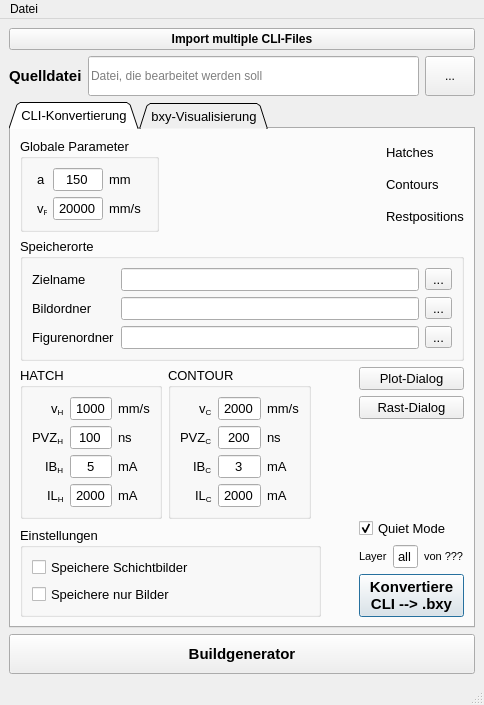
<?xml version="1.0" encoding="UTF-8"?>
<ui version="4.0">
 <class>MainWindow</class>
 <widget class="QMainWindow" name="MainWindow">
  <property name="geometry">
   <rect>
    <x>0</x>
    <y>0</y>
    <width>484</width>
    <height>690</height>
   </rect>
  </property>
  <property name="windowTitle">
   <string>Figurhandling</string>
  </property>
  <widget class="QWidget" name="centralwidget">
   <layout class="QVBoxLayout" name="verticalLayout">
    <item>
     <layout class="QVBoxLayout" name="full_window">
      <property name="topMargin">
       <number>0</number>
      </property>
      <property name="bottomMargin">
       <number>0</number>
      </property>
      <item>
       <widget class="QPushButton" name="but_multi_import">
        <property name="font">
         <font>
          <weight>75</weight>
          <bold>true</bold>
         </font>
        </property>
        <property name="toolTip">
         <string>Tool, um mehrere CLI-Dateien gleichzeitig zu konvertieren</string>
        </property>
        <property name="text">
         <string>Import multiple CLI-Files</string>
        </property>
        <property name="shortcut">
         <string>Ctrl+Shift+O</string>
        </property>
       </widget>
      </item>
      <item>
       <layout class="QHBoxLayout" name="horizontalLayout">
        <item>
         <widget class="QLabel" name="label">
          <property name="font">
           <font>
            <pointsize>11</pointsize>
            <weight>75</weight>
            <bold>true</bold>
           </font>
          </property>
          <property name="frameShape">
           <enum>QFrame::NoFrame</enum>
          </property>
          <property name="frameShadow">
           <enum>QFrame::Plain</enum>
          </property>
          <property name="midLineWidth">
           <number>0</number>
          </property>
          <property name="text">
           <string>Quelldatei</string>
          </property>
         </widget>
        </item>
        <item>
         <widget class="QLineEdit" name="txt_infile">
          <property name="minimumSize">
           <size>
            <width>175</width>
            <height>40</height>
           </size>
          </property>
          <property name="text">
           <string/>
          </property>
          <property name="frame">
           <bool>true</bool>
          </property>
          <property name="alignment">
           <set>Qt::AlignLeading|Qt::AlignLeft|Qt::AlignVCenter</set>
          </property>
          <property name="dragEnabled">
           <bool>true</bool>
          </property>
          <property name="placeholderText">
           <string>Datei, die bearbeitet werden soll</string>
          </property>
          <property name="clearButtonEnabled">
           <bool>false</bool>
          </property>
         </widget>
        </item>
        <item>
         <widget class="QToolButton" name="but_open">
          <property name="minimumSize">
           <size>
            <width>50</width>
            <height>40</height>
           </size>
          </property>
          <property name="text">
           <string>...</string>
          </property>
         </widget>
        </item>
       </layout>
      </item>
      <item>
       <widget class="QTabWidget" name="tabs">
        <property name="enabled">
         <bool>true</bool>
        </property>
        <property name="minimumSize">
         <size>
          <width>0</width>
          <height>0</height>
         </size>
        </property>
        <property name="maximumSize">
         <size>
          <width>782</width>
          <height>10000</height>
         </size>
        </property>
        <property name="font">
         <font>
          <pointsize>10</pointsize>
         </font>
        </property>
        <property name="tabPosition">
         <enum>QTabWidget::North</enum>
        </property>
        <property name="tabShape">
         <enum>QTabWidget::Triangular</enum>
        </property>
        <property name="currentIndex">
         <number>0</number>
        </property>
        <property name="elideMode">
         <enum>Qt::ElideNone</enum>
        </property>
        <property name="usesScrollButtons">
         <bool>true</bool>
        </property>
        <property name="documentMode">
         <bool>false</bool>
        </property>
        <property name="tabsClosable">
         <bool>false</bool>
        </property>
        <property name="movable">
         <bool>false</bool>
        </property>
        <property name="tabBarAutoHide">
         <bool>false</bool>
        </property>
        <widget class="QWidget" name="cli">
         <attribute name="title">
          <string>CLI-Konvertierung</string>
         </attribute>
         <layout class="QVBoxLayout" name="verticalLayout_3">
          <item>
           <layout class="QHBoxLayout" name="horizontalLayout_12">
            <property name="topMargin">
             <number>0</number>
            </property>
            <item>
             <widget class="QGroupBox" name="groupBox_5">
              <property name="minimumSize">
               <size>
                <width>0</width>
                <height>0</height>
               </size>
              </property>
              <property name="title">
               <string>Globale Parameter</string>
              </property>
              <layout class="QHBoxLayout" name="horizontalLayout_11">
               <item>
                <layout class="QGridLayout" name="gridLayout_15">
                 <item row="0" column="0">
                  <widget class="QLabel" name="label_8">
                   <property name="sizePolicy">
                    <sizepolicy hsizetype="Minimum" vsizetype="Preferred">
                     <horstretch>0</horstretch>
                     <verstretch>0</verstretch>
                    </sizepolicy>
                   </property>
                   <property name="maximumSize">
                    <size>
                     <width>10</width>
                     <height>16777215</height>
                    </size>
                   </property>
                   <property name="text">
                    <string>a</string>
                   </property>
                  </widget>
                 </item>
                 <item row="0" column="1">
                  <widget class="QLineEdit" name="txt_plate_size">
                   <property name="maximumSize">
                    <size>
                     <width>50</width>
                     <height>16777215</height>
                    </size>
                   </property>
                   <property name="toolTip">
                    <string>Größe der Bauplattform</string>
                   </property>
                   <property name="text">
                    <string>150</string>
                   </property>
                   <property name="alignment">
                    <set>Qt::AlignCenter</set>
                   </property>
                  </widget>
                 </item>
                 <item row="0" column="2">
                  <widget class="QLabel" name="label_9">
                   <property name="sizePolicy">
                    <sizepolicy hsizetype="Minimum" vsizetype="Preferred">
                     <horstretch>0</horstretch>
                     <verstretch>0</verstretch>
                    </sizepolicy>
                   </property>
                   <property name="maximumSize">
                    <size>
                     <width>30</width>
                     <height>16777215</height>
                    </size>
                   </property>
                   <property name="text">
                    <string>mm</string>
                   </property>
                  </widget>
                 </item>
                 <item row="1" column="0">
                  <widget class="QLabel" name="label_60">
                   <property name="sizePolicy">
                    <sizepolicy hsizetype="Minimum" vsizetype="Preferred">
                     <horstretch>0</horstretch>
                     <verstretch>0</verstretch>
                    </sizepolicy>
                   </property>
                   <property name="maximumSize">
                    <size>
                     <width>10</width>
                     <height>16777215</height>
                    </size>
                   </property>
                   <property name="text">
                    <string>&lt;html&gt;&lt;head/&gt;&lt;body&gt;&lt;p&gt;v&lt;span style=&quot; vertical-align:sub;&quot;&gt;R&lt;/span&gt;&lt;/p&gt;&lt;/body&gt;&lt;/html&gt;</string>
                   </property>
                  </widget>
                 </item>
                 <item row="1" column="1">
                  <widget class="QLineEdit" name="txt_v_rast">
                   <property name="maximumSize">
                    <size>
                     <width>50</width>
                     <height>16777215</height>
                    </size>
                   </property>
                   <property name="toolTip">
                    <string>Größe der Bauplattform</string>
                   </property>
                   <property name="text">
                    <string>20000</string>
                   </property>
                   <property name="alignment">
                    <set>Qt::AlignCenter</set>
                   </property>
                  </widget>
                 </item>
                 <item row="1" column="2">
                  <widget class="QLabel" name="label_61">
                   <property name="sizePolicy">
                    <sizepolicy hsizetype="Minimum" vsizetype="Preferred">
                     <horstretch>0</horstretch>
                     <verstretch>0</verstretch>
                    </sizepolicy>
                   </property>
                   <property name="maximumSize">
                    <size>
                     <width>50</width>
                     <height>16777215</height>
                    </size>
                   </property>
                   <property name="text">
                    <string>mm/s</string>
                   </property>
                  </widget>
                 </item>
                </layout>
               </item>
              </layout>
             </widget>
            </item>
            <item>
             <spacer name="horizontalSpacer_4">
              <property name="orientation">
               <enum>Qt::Horizontal</enum>
              </property>
              <property name="sizeHint" stdset="0">
               <size>
                <width>40</width>
                <height>20</height>
               </size>
              </property>
             </spacer>
            </item>
            <item>
             <spacer name="horizontalSpacer_3">
              <property name="orientation">
               <enum>Qt::Horizontal</enum>
              </property>
              <property name="sizeHint" stdset="0">
               <size>
                <width>40</width>
                <height>20</height>
               </size>
              </property>
             </spacer>
            </item>
            <item>
             <layout class="QGridLayout" name="gridLayout_6">
              <item row="0" column="1" alignment="Qt::AlignLeft">
               <widget class="QLabel" name="label_13">
                <property name="text">
                 <string>Hatches</string>
                </property>
               </widget>
              </item>
              <item row="1" column="1" alignment="Qt::AlignLeft">
               <widget class="QLabel" name="label_12">
                <property name="text">
                 <string>Contours</string>
                </property>
               </widget>
              </item>
              <item row="2" column="1" alignment="Qt::AlignLeft">
               <widget class="QLabel" name="label_10">
                <property name="text">
                 <string>Restpositions</string>
                </property>
               </widget>
              </item>
              <item row="2" column="0">
               <widget class="QPushButton" name="but_info_rest">
                <property name="text">
                 <string/>
                </property>
                <property name="icon">
                 <iconset>
                  <normalon>:/img/img/red_light.png</normalon>
                 </iconset>
                </property>
                <property name="autoDefault">
                 <bool>false</bool>
                </property>
                <property name="flat">
                 <bool>true</bool>
                </property>
               </widget>
              </item>
              <item row="1" column="0">
               <widget class="QPushButton" name="but_info_contours">
                <property name="text">
                 <string/>
                </property>
                <property name="icon">
                 <iconset>
                  <normalon>:/img/img/red_light.png</normalon>
                 </iconset>
                </property>
                <property name="autoDefault">
                 <bool>false</bool>
                </property>
                <property name="flat">
                 <bool>true</bool>
                </property>
               </widget>
              </item>
              <item row="0" column="0">
               <widget class="QPushButton" name="but_info_hatches">
                <property name="text">
                 <string/>
                </property>
                <property name="icon">
                 <iconset>
                  <normalon>:/img/img/red_light.png</normalon>
                 </iconset>
                </property>
                <property name="autoDefault">
                 <bool>false</bool>
                </property>
                <property name="flat">
                 <bool>true</bool>
                </property>
               </widget>
              </item>
             </layout>
            </item>
           </layout>
          </item>
          <item>
           <layout class="QGridLayout" name="gridLayout_2">
            <item row="0" column="0" colspan="3">
             <widget class="QGroupBox" name="groupBox_2">
              <property name="title">
               <string>Speicherorte</string>
              </property>
              <layout class="QHBoxLayout" name="horizontalLayout_5">
               <item>
                <layout class="QGridLayout" name="gridLayout_3">
                 <item row="1" column="1">
                  <widget class="QLineEdit" name="txt_save_plot_folder"/>
                 </item>
                 <item row="3" column="1">
                  <widget class="QLineEdit" name="txt_save_vec_folder"/>
                 </item>
                 <item row="1" column="0">
                  <widget class="QLabel" name="label_3">
                   <property name="text">
                    <string>Bildordner</string>
                   </property>
                  </widget>
                 </item>
                 <item row="3" column="0">
                  <widget class="QLabel" name="label_4">
                   <property name="text">
                    <string>Figurenordner</string>
                   </property>
                  </widget>
                 </item>
                 <item row="3" column="2">
                  <widget class="QToolButton" name="but_save_vec_folder">
                   <property name="text">
                    <string>...</string>
                   </property>
                  </widget>
                 </item>
                 <item row="1" column="2">
                  <widget class="QToolButton" name="but_save_plot_folder">
                   <property name="text">
                    <string>...</string>
                   </property>
                  </widget>
                 </item>
                 <item row="0" column="0">
                  <widget class="QLabel" name="label_5">
                   <property name="text">
                    <string>Zielname</string>
                   </property>
                  </widget>
                 </item>
                 <item row="0" column="1">
                  <widget class="QLineEdit" name="txt_outname"/>
                 </item>
                 <item row="0" column="2">
                  <widget class="QToolButton" name="but_outname">
                   <property name="text">
                    <string>...</string>
                   </property>
                  </widget>
                 </item>
                </layout>
               </item>
              </layout>
             </widget>
            </item>
            <item row="1" column="0">
             <layout class="QVBoxLayout" name="verticalLayout_2">
              <property name="sizeConstraint">
               <enum>QLayout::SetMaximumSize</enum>
              </property>
              <property name="rightMargin">
               <number>0</number>
              </property>
              <item>
               <layout class="QHBoxLayout" name="horizontalLayout_7">
                <property name="rightMargin">
                 <number>10</number>
                </property>
                <item>
                 <widget class="QGroupBox" name="gb_set_hatch">
                  <property name="title">
                   <string>HATCH</string>
                  </property>
                  <layout class="QVBoxLayout" name="verticalLayout_4">
                   <item>
                    <layout class="QGridLayout" name="gridLayout_5">
                     <item row="0" column="3">
                      <widget class="QLabel" name="label_7">
                       <property name="text">
                        <string>mm/s</string>
                       </property>
                      </widget>
                     </item>
                     <item row="0" column="2">
                      <widget class="QLineEdit" name="txt_v_hatch">
                       <property name="maximumSize">
                        <size>
                         <width>50</width>
                         <height>16777215</height>
                        </size>
                       </property>
                       <property name="toolTip">
                        <string>Geschwindigkeit des Strahls im Hatch</string>
                       </property>
                       <property name="text">
                        <string>1000</string>
                       </property>
                       <property name="alignment">
                        <set>Qt::AlignCenter</set>
                       </property>
                      </widget>
                     </item>
                     <item row="3" column="3">
                      <widget class="QLabel" name="label_11">
                       <property name="text">
                        <string>mA</string>
                       </property>
                      </widget>
                     </item>
                     <item row="2" column="3">
                      <widget class="QLabel" name="label_20">
                       <property name="text">
                        <string>mA</string>
                       </property>
                      </widget>
                     </item>
                     <item row="2" column="2">
                      <widget class="QLineEdit" name="txt_ib_hatch">
                       <property name="maximumSize">
                        <size>
                         <width>50</width>
                         <height>16777215</height>
                        </size>
                       </property>
                       <property name="toolTip">
                        <string>Strahlstrom für die Hatches</string>
                       </property>
                       <property name="text">
                        <string>5</string>
                       </property>
                       <property name="alignment">
                        <set>Qt::AlignCenter</set>
                       </property>
                      </widget>
                     </item>
                     <item row="0" column="0" alignment="Qt::AlignRight">
                      <widget class="QLabel" name="label_6">
                       <property name="text">
                        <string>&lt;html&gt;&lt;head/&gt;&lt;body&gt;&lt;p&gt;v&lt;span style=&quot; vertical-align:sub;&quot;&gt;H&lt;/span&gt;&lt;/p&gt;&lt;/body&gt;&lt;/html&gt;</string>
                       </property>
                      </widget>
                     </item>
                     <item row="3" column="2">
                      <widget class="QLineEdit" name="txt_il_hatch">
                       <property name="maximumSize">
                        <size>
                         <width>50</width>
                         <height>16777215</height>
                        </size>
                       </property>
                       <property name="toolTip">
                        <string>Linsenstrom für die Hatches</string>
                       </property>
                       <property name="text">
                        <string>2000</string>
                       </property>
                       <property name="alignment">
                        <set>Qt::AlignCenter</set>
                       </property>
                      </widget>
                     </item>
                     <item row="1" column="2">
                      <widget class="QLineEdit" name="txt_pvz_hatch">
                       <property name="maximumSize">
                        <size>
                         <width>50</width>
                         <height>16777215</height>
                        </size>
                       </property>
                       <property name="toolTip">
                        <string>Punktverzögerung des Strahls im Hatch</string>
                       </property>
                       <property name="text">
                        <string>100</string>
                       </property>
                       <property name="alignment">
                        <set>Qt::AlignCenter</set>
                       </property>
                      </widget>
                     </item>
                     <item row="1" column="0">
                      <widget class="QLabel" name="label_19">
                       <property name="text">
                        <string>&lt;html&gt;&lt;head/&gt;&lt;body&gt;&lt;p&gt;PVZ&lt;span style=&quot; vertical-align:sub;&quot;&gt;H&lt;/span&gt;&lt;/p&gt;&lt;/body&gt;&lt;/html&gt;</string>
                       </property>
                      </widget>
                     </item>
                     <item row="1" column="3">
                      <widget class="QLabel" name="label_26">
                       <property name="text">
                        <string>ns</string>
                       </property>
                      </widget>
                     </item>
                     <item row="2" column="0" alignment="Qt::AlignRight">
                      <widget class="QLabel" name="label_27">
                       <property name="text">
                        <string>&lt;html&gt;&lt;head/&gt;&lt;body&gt;&lt;p&gt;IB&lt;span style=&quot; vertical-align:sub;&quot;&gt;H&lt;/span&gt;&lt;/p&gt;&lt;/body&gt;&lt;/html&gt;</string>
                       </property>
                      </widget>
                     </item>
                     <item row="3" column="0" alignment="Qt::AlignRight">
                      <widget class="QLabel" name="label_28">
                       <property name="text">
                        <string>&lt;html&gt;&lt;head/&gt;&lt;body&gt;&lt;p&gt;IL&lt;span style=&quot; vertical-align:sub;&quot;&gt;H&lt;/span&gt;&lt;/p&gt;&lt;/body&gt;&lt;/html&gt;</string>
                       </property>
                      </widget>
                     </item>
                    </layout>
                   </item>
                  </layout>
                 </widget>
                </item>
                <item>
                 <widget class="QGroupBox" name="gb_set_hatch_2">
                  <property name="title">
                   <string>CONTOUR</string>
                  </property>
                  <layout class="QVBoxLayout" name="verticalLayout_6">
                   <item>
                    <layout class="QGridLayout" name="gridLayout_7">
                     <item row="0" column="2">
                      <widget class="QLineEdit" name="txt_v_contour">
                       <property name="maximumSize">
                        <size>
                         <width>50</width>
                         <height>16777215</height>
                        </size>
                       </property>
                       <property name="toolTip">
                        <string>Geschwindigkeit des Strahls in der Kontur</string>
                       </property>
                       <property name="text">
                        <string>2000</string>
                       </property>
                       <property name="alignment">
                        <set>Qt::AlignCenter</set>
                       </property>
                      </widget>
                     </item>
                     <item row="1" column="2">
                      <widget class="QLineEdit" name="txt_pvz_contour">
                       <property name="maximumSize">
                        <size>
                         <width>50</width>
                         <height>16777215</height>
                        </size>
                       </property>
                       <property name="toolTip">
                        <string>Punktverzögerung des Strahls auf der Kontur</string>
                       </property>
                       <property name="text">
                        <string>200</string>
                       </property>
                       <property name="alignment">
                        <set>Qt::AlignCenter</set>
                       </property>
                      </widget>
                     </item>
                     <item row="0" column="0" alignment="Qt::AlignRight">
                      <widget class="QLabel" name="label_17">
                       <property name="text">
                        <string>&lt;html&gt;&lt;head/&gt;&lt;body&gt;&lt;p&gt;v&lt;span style=&quot; vertical-align:sub;&quot;&gt;C&lt;/span&gt;&lt;/p&gt;&lt;/body&gt;&lt;/html&gt;</string>
                       </property>
                      </widget>
                     </item>
                     <item row="2" column="0" alignment="Qt::AlignRight">
                      <widget class="QLabel" name="label_29">
                       <property name="text">
                        <string>&lt;html&gt;&lt;head/&gt;&lt;body&gt;&lt;p&gt;IB&lt;span style=&quot; vertical-align:sub;&quot;&gt;C&lt;/span&gt;&lt;/p&gt;&lt;/body&gt;&lt;/html&gt;</string>
                       </property>
                      </widget>
                     </item>
                     <item row="2" column="2">
                      <widget class="QLineEdit" name="txt_ib_contour">
                       <property name="maximumSize">
                        <size>
                         <width>50</width>
                         <height>16777215</height>
                        </size>
                       </property>
                       <property name="toolTip">
                        <string>Strahlstrom für die Konturen</string>
                       </property>
                       <property name="text">
                        <string>3</string>
                       </property>
                       <property name="alignment">
                        <set>Qt::AlignCenter</set>
                       </property>
                      </widget>
                     </item>
                     <item row="3" column="2">
                      <widget class="QLineEdit" name="txt_il_contour">
                       <property name="maximumSize">
                        <size>
                         <width>50</width>
                         <height>16777215</height>
                        </size>
                       </property>
                       <property name="toolTip">
                        <string>Linsenstrom für die Konturen</string>
                       </property>
                       <property name="text">
                        <string>2000</string>
                       </property>
                       <property name="alignment">
                        <set>Qt::AlignCenter</set>
                       </property>
                      </widget>
                     </item>
                     <item row="1" column="0">
                      <widget class="QLabel" name="label_24">
                       <property name="text">
                        <string>&lt;html&gt;&lt;head/&gt;&lt;body&gt;&lt;p&gt;PVZ&lt;span style=&quot; vertical-align:sub;&quot;&gt;C&lt;/span&gt;&lt;/p&gt;&lt;/body&gt;&lt;/html&gt;</string>
                       </property>
                      </widget>
                     </item>
                     <item row="0" column="3">
                      <widget class="QLabel" name="label_16">
                       <property name="text">
                        <string>mm/s</string>
                       </property>
                      </widget>
                     </item>
                     <item row="2" column="3">
                      <widget class="QLabel" name="label_23">
                       <property name="text">
                        <string>mA</string>
                       </property>
                      </widget>
                     </item>
                     <item row="3" column="0" alignment="Qt::AlignRight">
                      <widget class="QLabel" name="label_30">
                       <property name="text">
                        <string>&lt;html&gt;&lt;head/&gt;&lt;body&gt;&lt;p&gt;IL&lt;span style=&quot; vertical-align:sub;&quot;&gt;C&lt;/span&gt;&lt;/p&gt;&lt;/body&gt;&lt;/html&gt;</string>
                       </property>
                      </widget>
                     </item>
                     <item row="1" column="3">
                      <widget class="QLabel" name="label_25">
                       <property name="text">
                        <string>ns</string>
                       </property>
                      </widget>
                     </item>
                     <item row="3" column="3">
                      <widget class="QLabel" name="label_37">
                       <property name="text">
                        <string>mA</string>
                       </property>
                      </widget>
                     </item>
                    </layout>
                   </item>
                  </layout>
                 </widget>
                </item>
               </layout>
              </item>
              <item>
               <spacer name="verticalSpacer_2">
                <property name="orientation">
                 <enum>Qt::Vertical</enum>
                </property>
                <property name="sizeHint" stdset="0">
                 <size>
                  <width>20</width>
                  <height>40</height>
                 </size>
                </property>
               </spacer>
              </item>
              <item>
               <widget class="QGroupBox" name="groupBox_3">
                <property name="title">
                 <string>Einstellungen</string>
                </property>
                <layout class="QHBoxLayout" name="horizontalLayout_6">
                 <item>
                  <layout class="QGridLayout" name="gridLayout_4">
                   <item row="0" column="0">
                    <widget class="QCheckBox" name="cb_save_figures">
                     <property name="toolTip">
                      <string>&lt;html&gt;&lt;head/&gt;&lt;body&gt;&lt;p&gt;Speichert Schichtbilder im gewählten Ausgabeverzeichnis&lt;br/&gt;&lt;br/&gt;bei mehr als 20 Schichten wird nur jeder n-te Layer geplottet, so dass etwa 20 Bilder entstehen.&lt;/p&gt;&lt;/body&gt;&lt;/html&gt;</string>
                     </property>
                     <property name="text">
                      <string>Speichere Schichtbilder</string>
                     </property>
                    </widget>
                   </item>
                   <item row="1" column="0">
                    <widget class="QCheckBox" name="cb_save_only_plot">
                     <property name="toolTip">
                      <string>Konvertiert Datei nicht, sondern plottet nur Bilder (sinnvoll, wenn schnell Bilder produziert werden sollen)</string>
                     </property>
                     <property name="text">
                      <string>Speichere nur Bilder</string>
                     </property>
                    </widget>
                   </item>
                  </layout>
                 </item>
                </layout>
               </widget>
              </item>
             </layout>
            </item>
            <item row="1" column="2">
             <layout class="QGridLayout" name="gridLayout">
              <item row="1" column="0">
               <widget class="QPushButton" name="but_rest_dialog">
                <property name="maximumSize">
                 <size>
                  <width>150</width>
                  <height>16777215</height>
                 </size>
                </property>
                <property name="toolTip">
                 <string>Öffnet den Dialog zum Hinzufügen von Rastpositionen zur Schicht</string>
                </property>
                <property name="text">
                 <string>Rast-Dialog</string>
                </property>
                <property name="shortcut">
                 <string>Ctrl+P</string>
                </property>
               </widget>
              </item>
              <item row="6" column="0">
               <widget class="QPushButton" name="but_convert_cli">
                <property name="maximumSize">
                 <size>
                  <width>150</width>
                  <height>16777215</height>
                 </size>
                </property>
                <property name="font">
                 <font>
                  <pointsize>11</pointsize>
                  <weight>75</weight>
                  <bold>true</bold>
                 </font>
                </property>
                <property name="toolTip">
                 <string>Schreibt die gewählten Layer der CLI-Datei in einen Ordner</string>
                </property>
                <property name="text">
                 <string>Konvertiere
CLI --&gt; .bxy</string>
                </property>
                <property name="autoDefault">
                 <bool>true</bool>
                </property>
                <property name="default">
                 <bool>true</bool>
                </property>
               </widget>
              </item>
              <item row="2" column="0">
               <spacer name="verticalSpacer">
                <property name="orientation">
                 <enum>Qt::Vertical</enum>
                </property>
                <property name="sizeHint" stdset="0">
                 <size>
                  <width>20</width>
                  <height>40</height>
                 </size>
                </property>
               </spacer>
              </item>
              <item row="0" column="0">
               <widget class="QPushButton" name="but_plot">
                <property name="maximumSize">
                 <size>
                  <width>150</width>
                  <height>16777215</height>
                 </size>
                </property>
                <property name="toolTip">
                 <string>Öffnet den PLotdialog zum PLotten der Schichten</string>
                </property>
                <property name="text">
                 <string>Plot-Dialog</string>
                </property>
                <property name="shortcut">
                 <string>Ctrl+P</string>
                </property>
               </widget>
              </item>
              <item row="4" column="0">
               <layout class="QHBoxLayout" name="horizontalLayout_4">
                <property name="sizeConstraint">
                 <enum>QLayout::SetMinimumSize</enum>
                </property>
                <item alignment="Qt::AlignRight">
                 <widget class="QLabel" name="label_2">
                  <property name="font">
                   <font>
                    <pointsize>8</pointsize>
                   </font>
                  </property>
                  <property name="text">
                   <string>Layer</string>
                  </property>
                 </widget>
                </item>
                <item>
                 <widget class="QLineEdit" name="txt_layer">
                  <property name="maximumSize">
                   <size>
                    <width>40</width>
                    <height>16777215</height>
                   </size>
                  </property>
                  <property name="toolTip">
                   <string>&lt;html&gt;&lt;head/&gt;&lt;body&gt;&lt;p&gt;&lt;span style=&quot; font-weight:600;&quot;&gt;Welcher Layer soll angezeigt/konvertiert werden?&lt;/span&gt;&lt;br/&gt;&lt;/p&gt;&lt;p&gt;Eingabemöglichkeiten:&lt;/p&gt;&lt;p&gt;&lt;span style=&quot; font-weight:600;&quot;&gt;x&lt;/span&gt; --&amp;gt; Layer x wird prozessiert &lt;br/&gt;&lt;br/&gt;&lt;span style=&quot; font-weight:600;&quot;&gt;x, y, z&lt;/span&gt; --&amp;gt; Layer x, y, z werden prozessiert&lt;br/&gt;&lt;br/&gt;&lt;span style=&quot; font-weight:600;&quot;&gt;all&lt;/span&gt; --&amp;gt; Alle Layer werden prozessiert&lt;/p&gt;&lt;p&gt;&lt;span style=&quot; font-weight:600;&quot;&gt;: x&lt;/span&gt; --&amp;gt; Alle Layer &lt;span style=&quot; font-weight:600;&quot;&gt;bis&lt;/span&gt; x werden prozessiert&lt;/p&gt;&lt;p&gt;&lt;span style=&quot; font-weight:600;&quot;&gt;x :&lt;/span&gt; --&amp;gt; Alle Layer &lt;span style=&quot; font-weight:600;&quot;&gt;ab&lt;/span&gt; x werden prozessiert&lt;/p&gt;&lt;/body&gt;&lt;/html&gt;</string>
                  </property>
                  <property name="text">
                   <string>all</string>
                  </property>
                  <property name="alignment">
                   <set>Qt::AlignCenter</set>
                  </property>
                 </widget>
                </item>
                <item>
                 <widget class="QLabel" name="txt_lab_layer">
                  <property name="font">
                   <font>
                    <pointsize>8</pointsize>
                   </font>
                  </property>
                  <property name="text">
                   <string>von ???</string>
                  </property>
                 </widget>
                </item>
               </layout>
              </item>
              <item row="3" column="0">
               <widget class="QCheckBox" name="cb_quiet">
                <property name="text">
                 <string>Quiet Mode</string>
                </property>
                <property name="checked">
                 <bool>true</bool>
                </property>
               </widget>
              </item>
             </layout>
            </item>
            <item row="1" column="1">
             <spacer name="horizontalSpacer">
              <property name="orientation">
               <enum>Qt::Horizontal</enum>
              </property>
              <property name="sizeHint" stdset="0">
               <size>
                <width>40</width>
                <height>20</height>
               </size>
              </property>
             </spacer>
            </item>
           </layout>
          </item>
         </layout>
        </widget>
        <widget class="QWidget" name="bxy">
         <attribute name="title">
          <string>bxy-Visualisierung</string>
         </attribute>
         <layout class="QHBoxLayout" name="horizontalLayout_3">
          <item>
           <layout class="QHBoxLayout" name="horizontalLayout_2">
            <item>
             <widget class="QPushButton" name="but_conv_bxy">
              <property name="font">
               <font>
                <pointsize>12</pointsize>
                <weight>75</weight>
                <bold>true</bold>
               </font>
              </property>
              <property name="text">
               <string>Zeige Strahllaufweg</string>
              </property>
             </widget>
            </item>
           </layout>
          </item>
         </layout>
        </widget>
       </widget>
      </item>
      <item>
       <widget class="QPushButton" name="but_buildgenerator">
        <property name="minimumSize">
         <size>
          <width>0</width>
          <height>40</height>
         </size>
        </property>
        <property name="font">
         <font>
          <pointsize>11</pointsize>
          <weight>75</weight>
          <bold>true</bold>
         </font>
        </property>
        <property name="toolTip">
         <string>Öffnet den Dialog, um Figuren für Baujob zu erstellen</string>
        </property>
        <property name="text">
         <string>Buildgenerator</string>
        </property>
        <property name="shortcut">
         <string>Ctrl+B</string>
        </property>
        <property name="autoDefault">
         <bool>true</bool>
        </property>
       </widget>
      </item>
     </layout>
    </item>
   </layout>
  </widget>
  <widget class="QMenuBar" name="menubar">
   <property name="geometry">
    <rect>
     <x>0</x>
     <y>0</y>
     <width>484</width>
     <height>21</height>
    </rect>
   </property>
   <widget class="QMenu" name="menuDatei">
    <property name="title">
     <string>Datei</string>
    </property>
    <addaction name="action_ffnen"/>
    <addaction name="separator"/>
    <addaction name="actionLade_Einstellungen"/>
    <addaction name="actionSpeichere_Einstellungen"/>
    <addaction name="separator"/>
    <addaction name="actionSchlie_en"/>
   </widget>
   <addaction name="menuDatei"/>
  </widget>
  <widget class="QStatusBar" name="statusbar"/>
  <action name="action_ffnen">
   <property name="text">
    <string>Öffnen</string>
   </property>
   <property name="shortcut">
    <string>Ctrl+O</string>
   </property>
  </action>
  <action name="actionSchlie_en">
   <property name="text">
    <string>Schließen</string>
   </property>
   <property name="shortcut">
    <string>Ctrl+Q</string>
   </property>
  </action>
  <action name="actionLade_Einstellungen">
   <property name="text">
    <string>Lade Einstellungen</string>
   </property>
   <property name="shortcut">
    <string>Ctrl+L</string>
   </property>
  </action>
  <action name="actionSpeichere_Einstellungen">
   <property name="text">
    <string>Speichere Einstellungen</string>
   </property>
   <property name="shortcut">
    <string>Ctrl+S</string>
   </property>
  </action>
 </widget>
 <tabstops>
  <tabstop>txt_infile</tabstop>
  <tabstop>but_open</tabstop>
  <tabstop>tabs</tabstop>
  <tabstop>txt_plate_size</tabstop>
  <tabstop>txt_v_rast</tabstop>
  <tabstop>txt_outname</tabstop>
  <tabstop>but_outname</tabstop>
  <tabstop>txt_save_plot_folder</tabstop>
  <tabstop>but_save_plot_folder</tabstop>
  <tabstop>txt_save_vec_folder</tabstop>
  <tabstop>but_save_vec_folder</tabstop>
  <tabstop>txt_v_hatch</tabstop>
  <tabstop>txt_pvz_hatch</tabstop>
  <tabstop>txt_ib_hatch</tabstop>
  <tabstop>txt_il_hatch</tabstop>
  <tabstop>txt_v_contour</tabstop>
  <tabstop>txt_pvz_contour</tabstop>
  <tabstop>txt_ib_contour</tabstop>
  <tabstop>txt_il_contour</tabstop>
  <tabstop>but_conv_bxy</tabstop>
  <tabstop>cb_quiet</tabstop>
  <tabstop>txt_layer</tabstop>
  <tabstop>but_convert_cli</tabstop>
  <tabstop>cb_save_figures</tabstop>
  <tabstop>cb_save_only_plot</tabstop>
  <tabstop>but_plot</tabstop>
  <tabstop>but_rest_dialog</tabstop>
  <tabstop>but_buildgenerator</tabstop>
 </tabstops>
 <resources>
  <include location="../icons.qrc"/>
 </resources>
 <connections>
  <connection>
   <sender>actionSchlie_en</sender>
   <signal>triggered()</signal>
   <receiver>MainWindow</receiver>
   <slot>close()</slot>
   <hints>
    <hint type="sourcelabel">
     <x>-1</x>
     <y>-1</y>
    </hint>
    <hint type="destinationlabel">
     <x>251</x>
     <y>258</y>
    </hint>
   </hints>
  </connection>
 </connections>
</ui>
